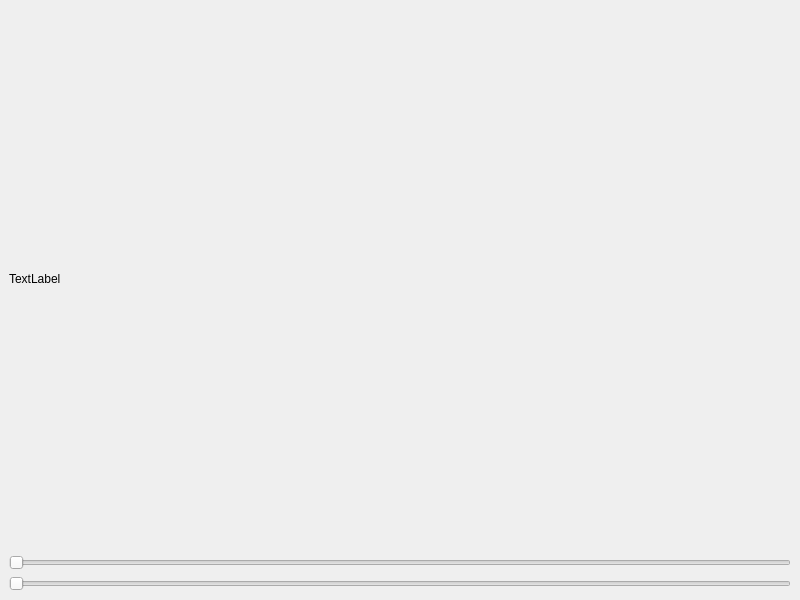
<?xml version="1.0" encoding="UTF-8"?>
<ui version="4.0">
 <class>MainWindow</class>
 <widget class="QMainWindow" name="MainWindow">
  <property name="geometry">
   <rect>
    <x>0</x>
    <y>0</y>
    <width>800</width>
    <height>600</height>
   </rect>
  </property>
  <property name="windowTitle">
   <string>MainWindow</string>
  </property>
  <widget class="QWidget" name="centralwidget">
   <layout class="QVBoxLayout" name="verticalLayout">
    <item>
     <layout class="QVBoxLayout" name="verticalLayout_3" stretch="5,0">
      <item>
       <widget class="ClickLabel" name="label">
        <property name="enabled">
         <bool>true</bool>
        </property>
        <property name="text">
         <string>TextLabel</string>
        </property>
       </widget>
      </item>
      <item>
       <layout class="QVBoxLayout" name="verticalLayout_4">
        <item>
         <widget class="QSlider" name="horizontalSlider_2">
          <property name="orientation">
           <enum>Qt::Horizontal</enum>
          </property>
         </widget>
        </item>
        <item>
         <widget class="QSlider" name="horizontalSlider">
          <property name="orientation">
           <enum>Qt::Horizontal</enum>
          </property>
         </widget>
        </item>
       </layout>
      </item>
     </layout>
    </item>
   </layout>
  </widget>
 </widget>
 <customwidgets>
  <customwidget>
   <class>ClickLabel</class>
   <extends>QLabel</extends>
   <header>click_label.h</header>
  </customwidget>
 </customwidgets>
 <resources/>
 <connections/>
</ui>
